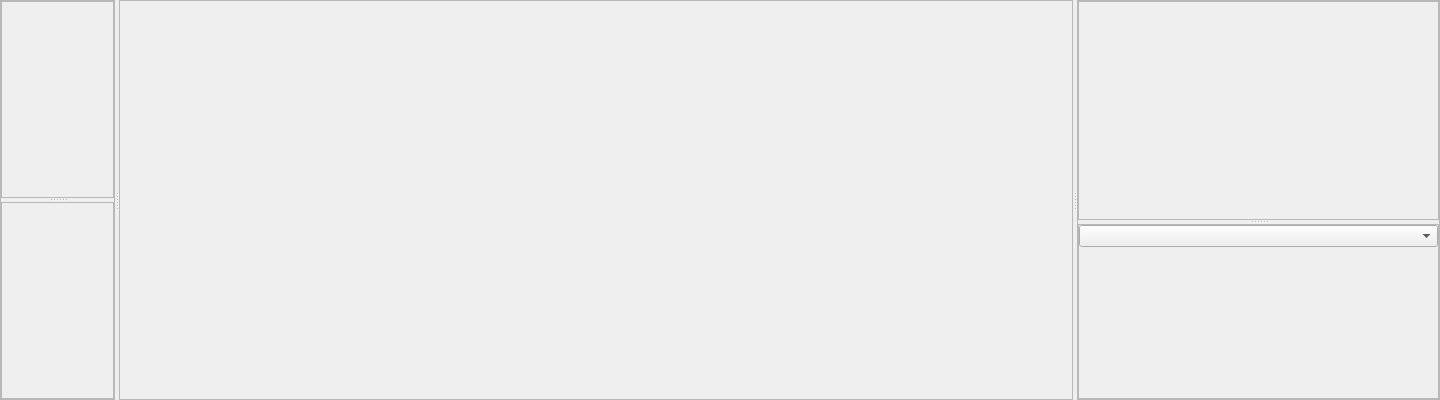
<?xml version="1.0" encoding="UTF-8"?>
<ui version="4.0">
 <class>Form</class>
 <widget class="QWidget" name="Form">
  <property name="geometry">
   <rect>
    <x>0</x>
    <y>0</y>
    <width>1440</width>
    <height>400</height>
   </rect>
  </property>
  <property name="windowTitle">
   <string>Form</string>
  </property>
  <layout class="QHBoxLayout" name="horizontalLayout">
   <property name="leftMargin">
    <number>0</number>
   </property>
   <property name="topMargin">
    <number>0</number>
   </property>
   <property name="rightMargin">
    <number>0</number>
   </property>
   <property name="bottomMargin">
    <number>0</number>
   </property>
   <item>
    <widget class="QSplitter" name="mainSplitter">
     <property name="orientation">
      <enum>Qt::Horizontal</enum>
     </property>
     <widget class="QFrame" name="leftFrame">
      <property name="sizePolicy">
       <sizepolicy hsizetype="Preferred" vsizetype="Preferred">
        <horstretch>1</horstretch>
        <verstretch>0</verstretch>
       </sizepolicy>
      </property>
      <property name="minimumSize">
       <size>
        <width>115</width>
        <height>0</height>
       </size>
      </property>
      <property name="frameShape">
       <enum>QFrame::StyledPanel</enum>
      </property>
      <property name="frameShadow">
       <enum>QFrame::Raised</enum>
      </property>
      <property name="lineWidth">
       <number>5</number>
      </property>
      <layout class="QHBoxLayout" name="horizontalLayout_4">
       <property name="leftMargin">
        <number>0</number>
       </property>
       <property name="topMargin">
        <number>0</number>
       </property>
       <property name="rightMargin">
        <number>0</number>
       </property>
       <property name="bottomMargin">
        <number>0</number>
       </property>
       <item>
        <widget class="QSplitter" name="leftSplitter">
         <property name="orientation">
          <enum>Qt::Vertical</enum>
         </property>
         <widget class="QFrame" name="hdf5Frame">
          <property name="frameShape">
           <enum>QFrame::StyledPanel</enum>
          </property>
          <property name="frameShadow">
           <enum>QFrame::Raised</enum>
          </property>
          <property name="lineWidth">
           <number>3</number>
          </property>
         </widget>
         <widget class="QFrame" name="metaFrame">
          <property name="frameShape">
           <enum>QFrame::StyledPanel</enum>
          </property>
          <property name="frameShadow">
           <enum>QFrame::Raised</enum>
          </property>
          <property name="lineWidth">
           <number>3</number>
          </property>
         </widget>
        </widget>
       </item>
      </layout>
     </widget>
     <widget class="QFrame" name="middleFrame">
      <property name="sizePolicy">
       <sizepolicy hsizetype="Preferred" vsizetype="Preferred">
        <horstretch>2</horstretch>
        <verstretch>0</verstretch>
       </sizepolicy>
      </property>
      <property name="frameShape">
       <enum>QFrame::StyledPanel</enum>
      </property>
      <property name="frameShadow">
       <enum>QFrame::Raised</enum>
      </property>
      <property name="lineWidth">
       <number>5</number>
      </property>
     </widget>
     <widget class="QFrame" name="rightFrame">
      <property name="sizePolicy">
       <sizepolicy hsizetype="Preferred" vsizetype="Preferred">
        <horstretch>1</horstretch>
        <verstretch>0</verstretch>
       </sizepolicy>
      </property>
      <property name="frameShape">
       <enum>QFrame::StyledPanel</enum>
      </property>
      <property name="frameShadow">
       <enum>QFrame::Raised</enum>
      </property>
      <property name="lineWidth">
       <number>5</number>
      </property>
      <layout class="QHBoxLayout" name="horizontalLayout_3">
       <property name="leftMargin">
        <number>0</number>
       </property>
       <property name="topMargin">
        <number>0</number>
       </property>
       <property name="rightMargin">
        <number>0</number>
       </property>
       <property name="bottomMargin">
        <number>0</number>
       </property>
       <item>
        <widget class="QSplitter" name="rightSplitter">
         <property name="orientation">
          <enum>Qt::Vertical</enum>
         </property>
         <widget class="QFrame" name="integratorFrame">
          <property name="sizePolicy">
           <sizepolicy hsizetype="Preferred" vsizetype="Preferred">
            <horstretch>0</horstretch>
            <verstretch>0</verstretch>
           </sizepolicy>
          </property>
          <property name="maximumSize">
           <size>
            <width>16777215</width>
            <height>400</height>
           </size>
          </property>
          <property name="frameShape">
           <enum>QFrame::StyledPanel</enum>
          </property>
          <property name="frameShadow">
           <enum>QFrame::Raised</enum>
          </property>
          <property name="lineWidth">
           <number>3</number>
          </property>
         </widget>
         <widget class="QFrame" name="wranglerFrame">
          <property name="sizePolicy">
           <sizepolicy hsizetype="Preferred" vsizetype="Expanding">
            <horstretch>0</horstretch>
            <verstretch>0</verstretch>
           </sizepolicy>
          </property>
          <property name="frameShape">
           <enum>QFrame::StyledPanel</enum>
          </property>
          <property name="frameShadow">
           <enum>QFrame::Raised</enum>
          </property>
          <property name="lineWidth">
           <number>3</number>
          </property>
          <layout class="QVBoxLayout" name="verticalLayout">
           <property name="spacing">
            <number>0</number>
           </property>
           <property name="leftMargin">
            <number>0</number>
           </property>
           <property name="topMargin">
            <number>0</number>
           </property>
           <property name="rightMargin">
            <number>0</number>
           </property>
           <property name="bottomMargin">
            <number>0</number>
           </property>
           <item>
            <widget class="QComboBox" name="wranglerBox">
             <property name="focusPolicy">
              <enum>Qt::ClickFocus</enum>
             </property>
            </widget>
           </item>
           <item>
            <widget class="QStackedWidget" name="wranglerStack">
             <property name="sizePolicy">
              <sizepolicy hsizetype="Preferred" vsizetype="Expanding">
               <horstretch>0</horstretch>
               <verstretch>0</verstretch>
              </sizepolicy>
             </property>
            </widget>
           </item>
          </layout>
         </widget>
        </widget>
       </item>
      </layout>
     </widget>
    </widget>
   </item>
  </layout>
 </widget>
 <resources/>
 <connections>
  <connection>
   <sender>wranglerBox</sender>
   <signal>currentIndexChanged(int)</signal>
   <receiver>wranglerStack</receiver>
   <slot>setCurrentIndex(int)</slot>
   <hints>
    <hint type="sourcelabel">
     <x>1077</x>
     <y>311</y>
    </hint>
    <hint type="destinationlabel">
     <x>1090</x>
     <y>449</y>
    </hint>
   </hints>
  </connection>
 </connections>
</ui>
